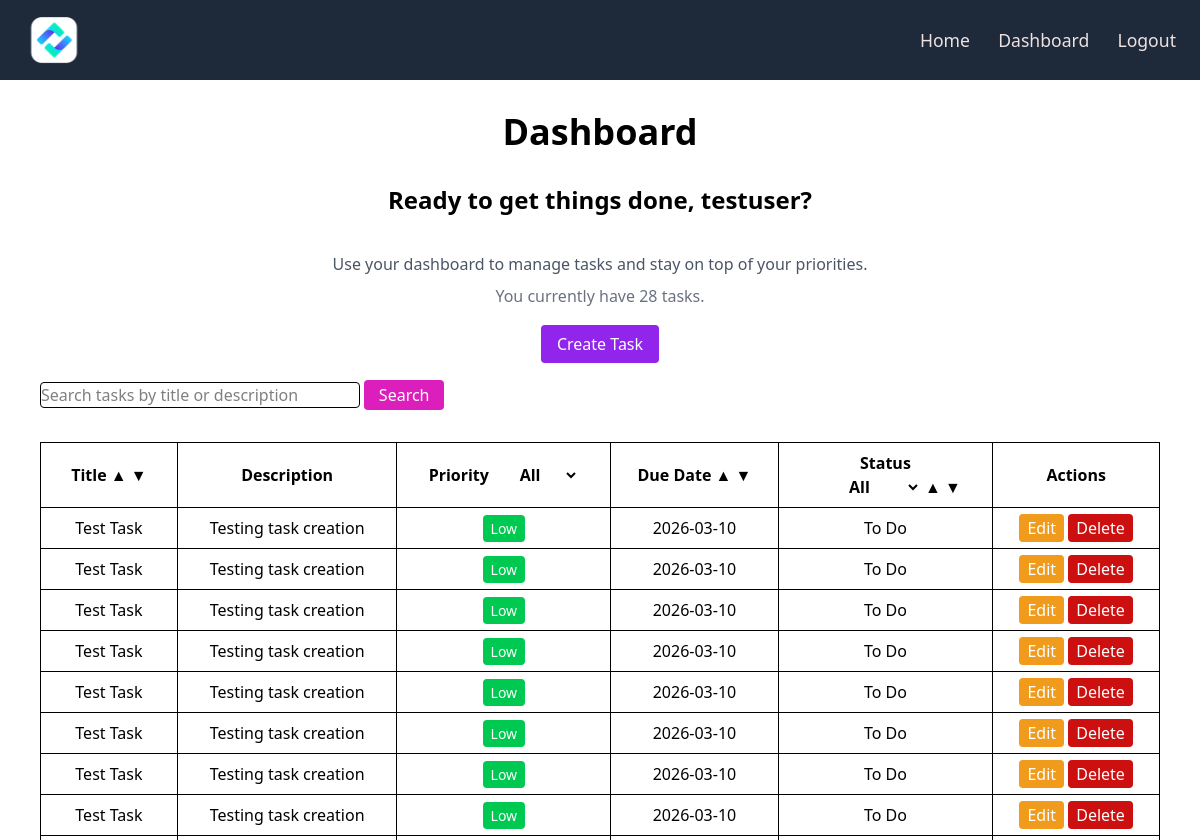
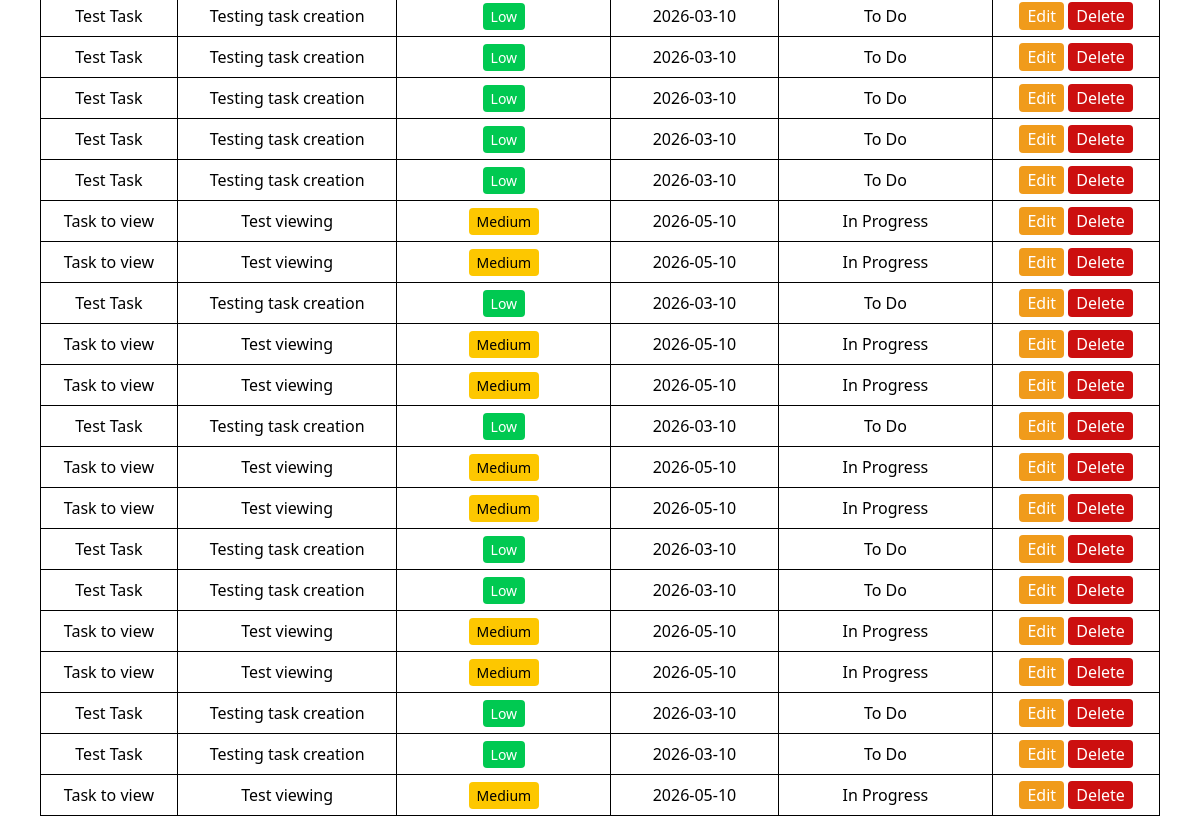
/tasks (signed in), run on an earlier commit of the app's database (2 pictures, top to bottom).
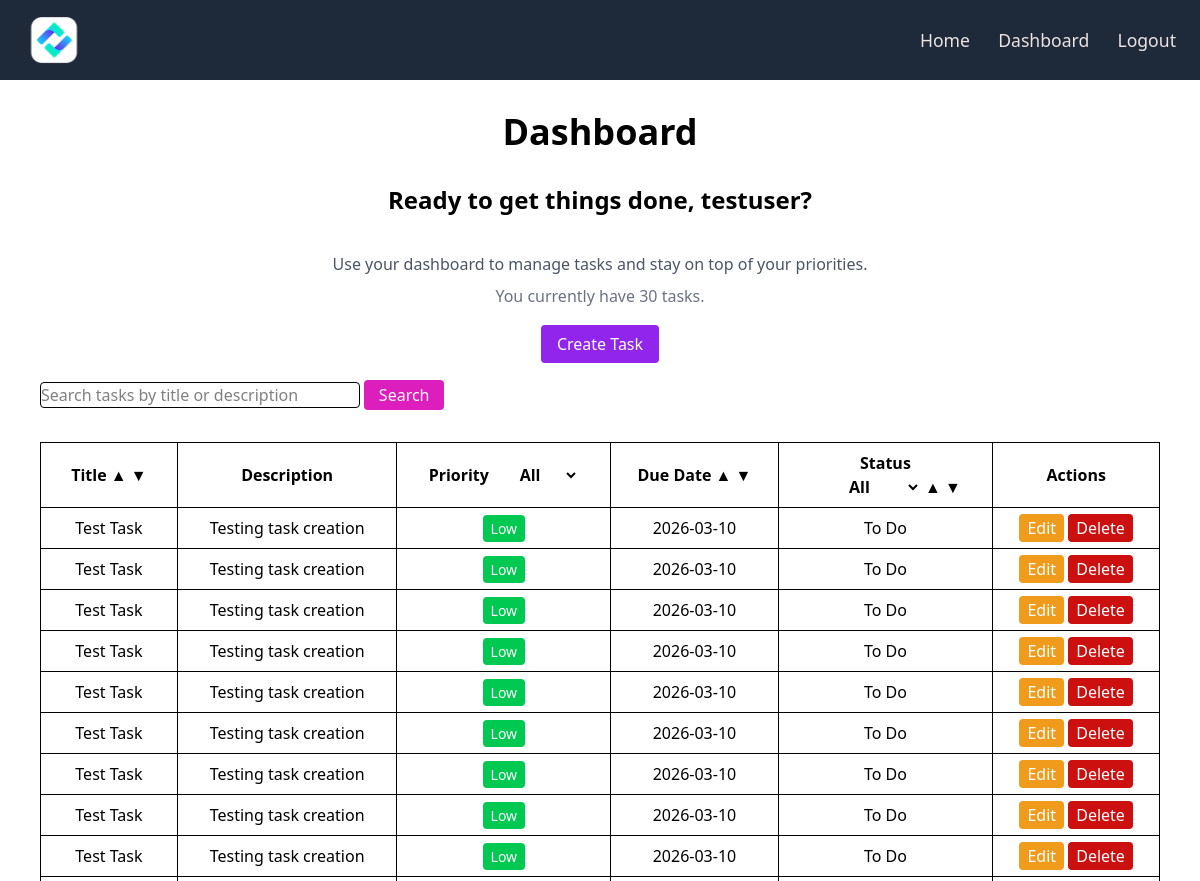
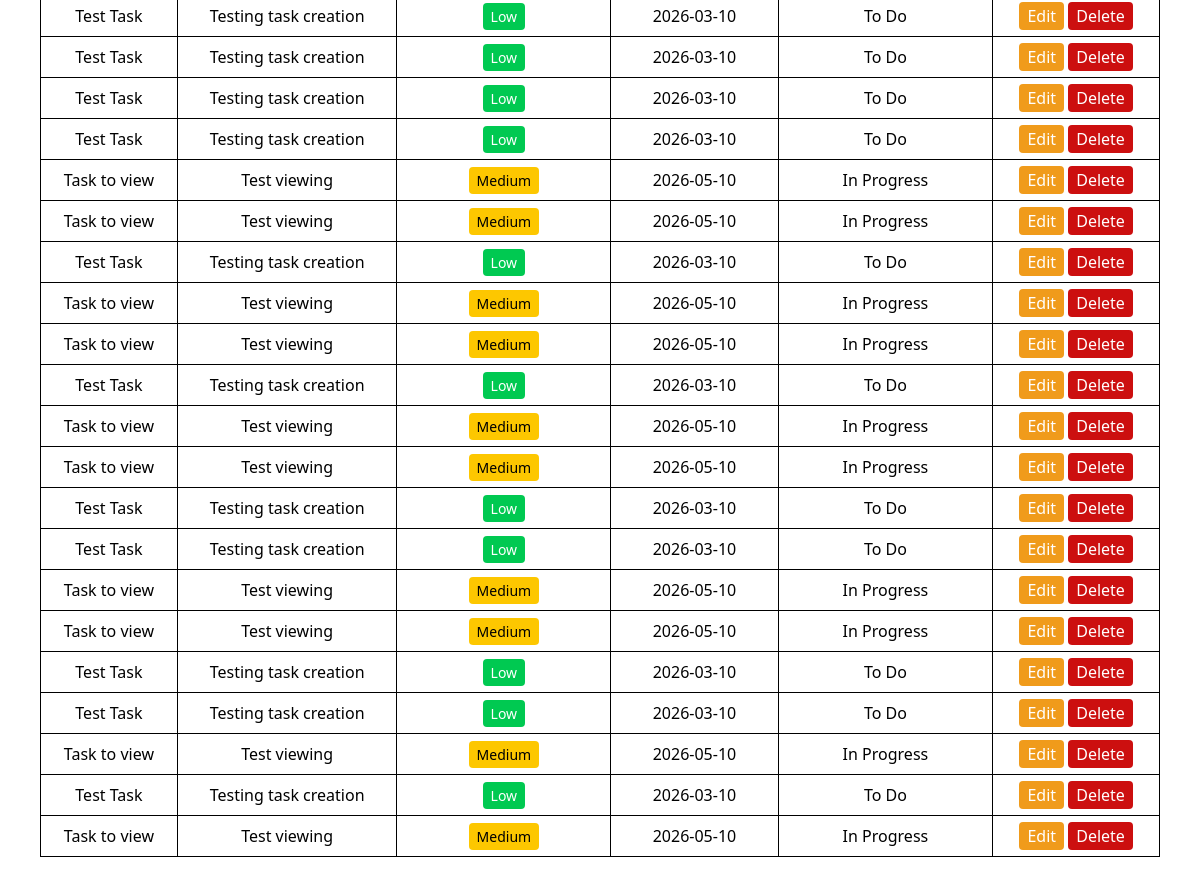
And on a later commit of the database (2 pictures, top to bottom).
### app.py (models this page shows)
class User(db.Model, UserMixin):
    id = db.Column(db.Integer, primary_key=True)
    username = db.Column(db.String(20), unique=True, nullable=False)
    email = db.Column(db.String(50), unique=True, nullable=False)
    password = db.Column(db.String(50), nullable=False)

class Tasks(db.Model):
    id = db.Column(db.Integer, primary_key=True)
    user_id = db.Column(db.Integer, db.ForeignKey("user.id"), nullable=False)
    title = db.Column(db.String(100), nullable=False)
    description = db.Column(db.String(500))
    due_date = db.Column(db.Date, nullable=False)
    status = db.Column(
        db.String(20),
        CheckConstraint("status IN ('To Do', 'In Progress', 'Completed')"),
        nullable=False,
    )
    priority = db.Column(
        db.String(20),
        CheckConstraint("priority IN ('Low', 'Medium', 'High')"),
        nullable=False,
    )

### app.py (the view, shortened to what this page needs)
@app.route("/tasks", methods=["GET", "POST"])
@login_required  # user can only access if logged in
def tasks():
    tasks = Tasks.query.filter_by(user_id=current_user.id)
    status_query = request.args.get('status')
    priority_query = request.args.get('priority')
    if status_query:
        tasks = tasks.filter_by(status=status_query)
    if priority_query:
        tasks = tasks.filter_by(priority=priority_query)
    search_query = request.args.get("search")
    sort = request.args.get("sort")
    order = request.args.get("order", "asc")
    if sort == "title":
        if order == "desc":
            tasks = tasks.order_by(Tasks.title.desc())
        else:
            tasks = tasks.order_by(Tasks.title.asc())
    elif sort == "due_date":
        if order == "desc":
            tasks = tasks.order_by(Tasks.due_date.desc())
        else:
            tasks = tasks.order_by(Tasks.due_date.asc())
    elif sort == "status":
        if order == "desc":
            tasks = tasks.order_by(Tasks.status.desc())
        else:
            tasks = tasks.order_by(Tasks.status.asc())
    tasks = tasks.all()
    return render_template("tasks.html", tasks=tasks, username=current_user.username, search_query=search_query)

### app.py (called while the page is built)
@login_manager.user_loader
def load_user(user_id):
    return db.session.get(User, int(user_id))

### templates/tasks.html (shortened to what this page needs)
{% extends "base.html" %}
{% block content %}
<h1 class="text-4xl font-bold text-center mt-4 mb-8"> Dashboard </h1>
<div class="text-center mb-6">
 <h2 class="text-2xl font-bold text-center mt-6">
    Ready to get things done, {{ current_user.username }}?</h2>
 <br>
 <p class="text-center text-gray-600 mt-3">
    Use your dashboard to manage tasks and stay on top of your priorities.
 </p>
 <p class="text-center mt-2 text-gray-500">
    You currently have {{ tasks|length }} tasks.
 </p>
</div>
<div class="text-center mb-6">
    <a class="create" href="{{ url_for('create_task') }}"> Create Task </a>
</div>
{% if tasks|length == 0 %}
<div class="text-center text-gray-500 mt-10">
    {% if search_query %}
        <p class="text-center text-gray-500 mt-6">0 tasks found.</p>
        <div class="text-center pt-4">
         <a class="back-button" href="{{ url_for('tasks') }}">Back to Tasks</a>
        </div>
    {% else %}
        <p class="text-center text-gray-500 mt-6">You have 0 tasks.
            Create your first task!</p>
    {% endif %}
</div>
{% else %}
<div class="max-w-6xl mx-auto px-4 mt-6 flex justify-start">
 <form method="GET" action="/tasks">
   <input class="w-80 border rounded" type="text" name="search"
      placeholder="Search tasks by title or description">
   <button id="search" type="submit">Search</button>
 </form>
</div>
<div class="max-w-6xl mx-auto px-4 mt-8">
    <div class="overflow-x-auto">
     <table class="min-w-full border border-gray-300">
        <tr class="table-auto border-collapse border border-gray-300">
            <th>Title
                <a href="/tasks?sort=title&order=asc">▲</a>
                <a href="/tasks?sort=title&order=desc">▼</a>
            </th>
            <th>Description</th>
            <th>Priority
                <select class="text-center" onchange="location = this.value;">
                <option value="/tasks"
                {% if request.args.get('priority') is none %}selected{% endif %}>
                All
                </option>
            </th>
            <th>Due Date
                <a href="/tasks?sort=due_date&order=asc">▲</a>
                <a href="/tasks?sort=due_date&order=desc">▼</a>
            </th>
            <th> Status<br>
             <select class="text-center" onchange="location = this.value;">
                <option value="/tasks"
                {% if request.args.get('status') is none %}selected{% endif %}>
                All
                </option>
             </select>
              <a href="/tasks?sort=status&order=asc">▲</a>
              <a href="/tasks?sort=status&order=desc">▼</a>
            </th>
            <th>Actions</th>
        </tr>
        {% for task in tasks %}
        <tr class="table-auto border-collapse border border-gray-300">
            <td>{{ task.title }}</td>
            <td>{{ task.description }}</td>
            <td >
                {% if task.priority == "High" %}
                <span class="bg-red-500 text-white px-2 py-1 rounded text-sm">High</span>
                {% elif task.priority == "Medium" %}
                 <span class="bg-yellow-400 text-black px-2 py-1 rounded text-sm">Medium</span>
                {% else %}
                 <span class="bg-green-500 text-white px-2 py-1 rounded text-sm">Low</span>
                 {% endif %}
            </td>
            <td>{{ task.due_date }}</td>
            <td>{{ task.status }}</td>
            <td>
                <a id="edit" href="/tasks/{{task.id}}/edit">Edit</a>
                <a id="delete" href="/tasks/{{task.id}}/delete"
                onclick="return confirm('Are you sure you want to delete this task?');">
                Delete</a>
            </td>
        </tr>
        {% endfor %}
     </table>
    </div>
</div>
{% endif %}
{% endblock %}

### templates/base.html (shortened to what this page needs)
<!DOCTYPE html>
<html>
<head>
    <script src="https://cdn.jsdelivr.net/npm/@tailwindcss/browser@4"></script>
    <link rel="stylesheet" href="{{ url_for('static', filename='main.css') }}">
</head>
<body>
    <nav class="fixed top-0 left-0 w-full bg-gray-800 text-white p-4 z-50">
    <div class="flex justify-between items-center max-w-6xl mx-auto">
        <img src="{{ url_for('static', filename='logo.png') }}" alt="Logo" class="h-12 w-15">
        <div class="space-x-6">
            <a href="/" class="hover:text-gray-300">Home</a>
            {% if current_user.is_authenticated %}
                <a href="/tasks">Dashboard</a>
                <a href="/logout">Logout</a>
            {% else %}
                <a href="/login">Login</a>
                <a href="/register">Register</a>
            {% endif %}
        </div>
    </div>
    </nav>
    <br>
    <br>
    <br>
    <br>
    {% block content %}
    {% endblock %}
</body>
</html>

### static/main.css (style rules this page uses)
nav a { color: rgb(236, 226, 226); font-size: 1.1rem; text-decoration: none; position: relative; }
th, td { border: 1px solid black; padding: 0.5rem; text-align: center; }
.create { background-color: #9225eb; color: white; padding: 0.5rem 1rem; border-radius: 0.25rem; }
#search { background-color: #db1ebc; color: white; border-radius: 0.25rem; width: 80px; height: 30px; }
#edit { background-color: #f09b1b; color: white; padding: 0.2rem 0.5rem; border-radius: 0.25rem; }
#delete { background-color: #cc0f0f; color: white; padding: 0.2rem 0.5rem; border-radius: 0.25rem; }

What changed in the data, as far as the page shows it:
added Tasks: title "Test Task", description "Testing task creation", priority "Low", due_date "2026-03-10", status "To Do"
added Tasks: title "Task to view", description "Test viewing", priority "Medium", due_date "2026-05-10", status "In Progress"
Also different on the page:
{{ tasks|length }}: "28" → "30"
